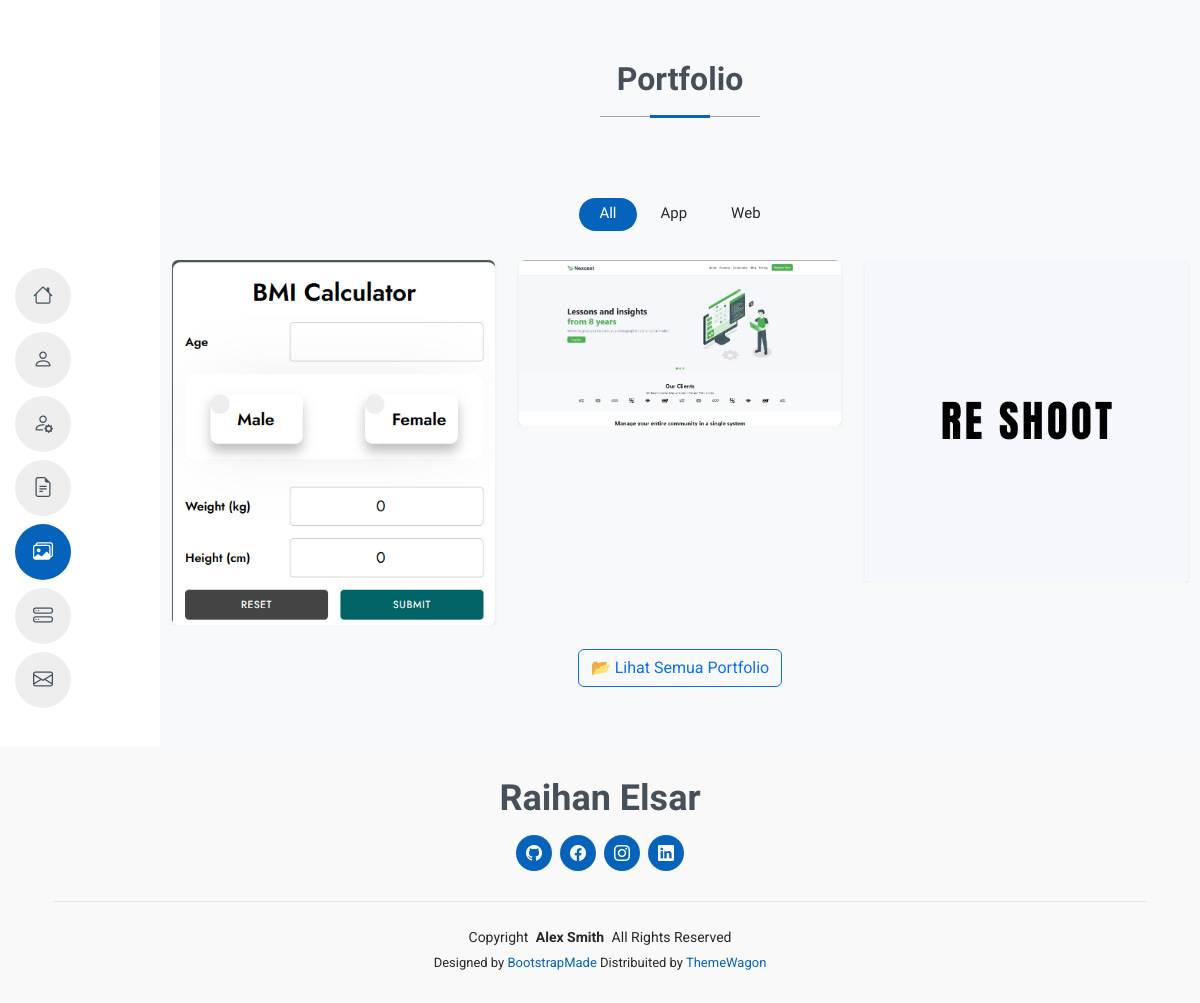
Before: /?page=portfolio with the older database file.
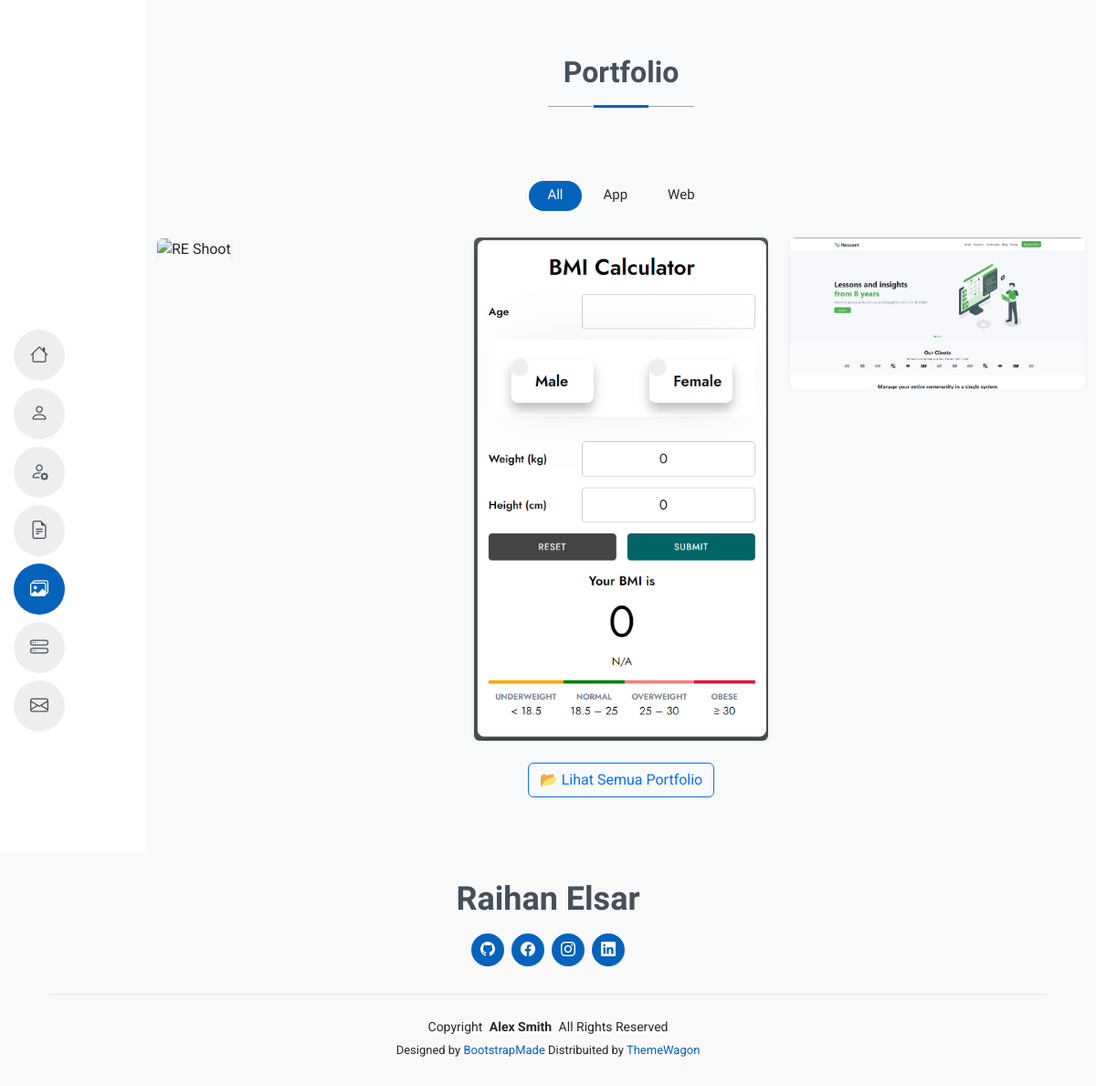
After: the same page with the newer database file.
### tables this page shows
CREATE TABLE `portfolio` (
  `id` int(11) NOT NULL,
  `title` varchar(255) NOT NULL,
  `category` enum('app','card','web') NOT NULL,
  `description` text NOT NULL,
  `image` varchar(255) DEFAULT NULL,
  `link` varchar(255) DEFAULT NULL,
  `tags` varchar(255) DEFAULT NULL,
  `created_at` timestamp NOT NULL DEFAULT current_timestamp(),
  `updated_at` timestamp NOT NULL DEFAULT current_timestamp() ON UPDATE current_timestamp()
);

### content/portfolio.php (the view, shortened to what this page needs)
<?php
$portfolioQ = mysqli_query($koneksi, "SELECT * FROM portfolio ORDER BY id DESC LIMIT 3");
$catQ = mysqli_query($koneksi, "SELECT DISTINCT category FROM portfolio ORDER BY category ASC");
$categories = [];
while ($c = mysqli_fetch_assoc($catQ)) {
  $categories[] = $c['category'];
}
function slugify($text)
{
  $text = strtolower(trim($text));
  $text = preg_replace('/[^a-z0-9]+/', '-', $text);
  return trim($text, '-');
}
?>
<link rel="stylesheet" href="https://cdn.jsdelivr.net/npm/@yaireo/tagify/dist/tagify.css">
<section id="portfolio" class="portfolio section bg-light">
  <div class="container section-title" data-aos="fade-up">
    <h2>Portfolio</h2>
  </div>
  <div class="container">
    <div class="isotope-layout" data-default-filter="*" data-layout="masonry" data-sort="original-order">
      <ul class="portfolio-filters isotope-filters mb-4" data-aos="fade-up" data-aos-delay="100">
        <li data-filter="*" class="filter-active">All</li>
        <?php foreach ($categories as $cat): ?>
          <?php $catSlug = slugify($cat); ?>
          <li data-filter=".filter-<?= $catSlug ?>">
            <?= ucfirst(htmlspecialchars($cat)) ?>
          </li>
        <?php endforeach; ?>
      </ul>
      <div class="row gy-4 isotope-container" data-aos="fade-up" data-aos-delay="200">
        <?php while ($p = mysqli_fetch_assoc($portfolioQ)): ?>
          <?php
          $catSlug = slugify($p['category']);
          $catClass = 'filter-' . $catSlug;
          $imgFile = !empty($p['image']) ? htmlspecialchars($p['image']) : 'no-image.png';
          ?>
          <div class="col-lg-4 col-md-6 portfolio-item isotope-item <?= $catClass; ?>">
            <img src="admin/uploads/<?= $imgFile ?>" class="img-fluid rounded shadow-sm"
              alt="<?= htmlspecialchars($p['title']) ?>">
          </div>
        <?php endwhile; ?>
      </div>
      <div class="text-center mt-4" data-aos="fade-up" data-aos-delay="300">
        <a href="?page=portfolio-detail" class="btn btn-outline-primary">
          📂 Lihat Semua Portfolio
        </a>
      </div>
    </div>
  </div>
</section>

### index.php (shortened to what this page needs)
<!DOCTYPE html>
<html lang="en">
<head>
  <link href="assets/vendor/bootstrap/css/bootstrap.min.css" rel="stylesheet">
  <link href="assets/vendor/bootstrap-icons/bootstrap-icons.css" rel="stylesheet">
  <link href="assets/vendor/aos/aos.css" rel="stylesheet">
  <link href="assets/vendor/glightbox/css/glightbox.min.css" rel="stylesheet">
  <link href="assets/vendor/swiper/swiper-bundle.min.css" rel="stylesheet">
  <link href="assets/css/main.css" rel="stylesheet">
</head>
<body class="index-page">
  <?php include 'inc/header.php' ?>
  <main class="main">
    <?php
    if (isset($_GET['page'])) {
      if (file_exists("content/" . $_GET['page'] . ".php")) {
        include 'content/' . $_GET['page'] . '.php';
      } else {
        include 'content/notfound.php';
      }
    } else {
      include 'content/home.php';
    }
    ?>
  </main>
  <?php include 'inc/footer.php' ?>
</body>
</html>

### inc/header.php (shortened to what this page needs)
<header id="header" class="header d-flex flex-column justify-content-center">
  <nav id="navmenu" class="navmenu">
    <ul>
      <?php
      $page = isset($_GET['page']) ? $_GET['page'] : 'home';
      $menus = [
        "home"      => ["icon" => "bi bi-house", "label" => "Home"],
        "about"     => ["icon" => "bi bi-person", "label" => "About"],
        "skills"     => ["icon" => "bi bi-person-gear", "label" => "Skills"],
        "resume"    => ["icon" => "bi bi-file-earmark-text", "label" => "Resume"],
        "portfolio" => ["icon" => "bi bi-images", "label" => "Portfolio"],
        "services"  => ["icon" => "bi bi-hdd-stack", "label" => "Services"],
        "contact"   => ["icon" => "bi bi-envelope", "label" => "Contact"],
      ];
      foreach ($menus as $key => $menu) {
          $active = ($page == $key) ? "active" : "";
          echo '
          <li>
            <a href="?page='.$key.'" class="'.$active.'">
              <i class="'.$menu['icon'].' navicon"></i>
              <span>'.$menu['label'].'</span>
            </a>
          </li>';
      }
      ?>
    </ul>
  </nav>
</header>

### inc/footer.php
<footer id="footer" class="footer position-relative light-background">
    <div class="container">
      <h3 class="sitename">Raihan Elsar</h3>
      <div class="social-links d-flex justify-content-center">
        <a href="https://github.com/raihanelsar"><i class="bi bi-github"></i></a>
        <a href=""><i class="bi bi-facebook"></i></a>
        <a href="https://www.instagram.com/r_elsarksm"><i class="bi bi-instagram"></i></a>
        <a href="https://linkedin.com/in/raihan-elsar-a315b9334"><i class="bi bi-linkedin"></i></a>
      </div>
      <div class="container">
        <div class="copyright">
          <span>Copyright</span> <strong class="px-1 sitename">Alex Smith</strong> <span>All Rights Reserved</span>
        </div>
        <div class="credits">
          Designed by <a href="https://bootstrapmade.com/">BootstrapMade</a> Distribuited by <a href="https://themewagon.com">ThemeWagon</a>
        </div>
      </div>
    </div>
  </footer>

### assets/css/main.css (style rules this page uses)
:root { --default-font: "Roboto", system-ui, -apple-system, "Segoe UI", Roboto, "Helvetica Neue", Arial, "Noto Sans", "Liberation Sans", sans-serif, "Apple Color Emoji", "Segoe UI Emoji", "Segoe UI Symbol", "Noto Color Emoji"; --heading-font: "Raleway", sans-serif; --nav-font: "Poppins", sans-serif; }
:root { --background-color: #ffffff; --default-color: #272829; --heading-color: #45505b; --accent-color: #0563bb; --surface-color: #ffffff; --contrast-color: #ffffff; }
:root { --nav-color: #45505b; --nav-hover-color: #0563bb; --nav-mobile-background-color: #ffffff; --nav-dropdown-background-color: #ffffff; --nav-dropdown-color: #212529; --nav-dropdown-hover-color: #0563bb; }
.light-background { --background-color: #f9f9f9; --surface-color: #ffffff; }
:root { scroll-behavior: smooth; }
body { color: var(--default-color); background-color: var(--background-color); font-family: var(--default-font); }
a { color: var(--accent-color); text-decoration: none; transition: 0.3s; }
h1, h2, h3, h4, h5, h6 { color: var(--heading-color); font-family: var(--heading-font); }
.header { color: var(--default-color); position: fixed; top: 0; left: 0; bottom: 0; padding: 0 15px; transition: all ease-in-out 0.3s; overflow-y: auto; z-index: 997; min-width: 200px; }
@media (min-width: 1200px) and (max-width: 1600px) { .header ~ main { margin-left: 160px; } }
.navmenu { padding: 0; z-index: 9997; }
.navmenu ul { list-style: none; padding: 0 0 20px 0; margin: 0; width: 140px; }
.navmenu a, .navmenu a:focus { color: var(--nav-color); font-family: var(--nav-font); display: flex; align-items: center; padding: 10px 18px; margin-bottom: 8px; font-size: 15px; border-radius: 50px; background: color-mix(in srgb, var(--default-color), transparent 92%); height: 56px; width: 100%; overflow: hidden; transition: 0.3s; }
.navmenu a i, .navmenu a:focus i { font-size: 20px; }
@media (min-width: 992px) { .navmenu a, .navmenu a:focus { max-width: 56px; } }
.navmenu a:hover, .navmenu .active, .navmenu .active:focus, .navmenu li:hover > a { color: var(--contrast-color); background: var(--nav-hover-color); }
.footer { color: var(--default-color); background-color: var(--background-color); font-size: 14px; text-align: center; padding: 30px 0; position: relative; }
.footer h3 { font-size: 36px; font-weight: 700; position: relative; padding: 0; margin: 0 0 15px 0; }
.footer .social-links { margin: 0 0 30px 0; }
.footer .social-links a { font-size: 16px; display: flex; align-items: center; justify-content: center; background: var(--accent-color); color: var(--contrast-color); line-height: 1; margin: 0 4px; border-radius: 50%; text-align: center; width: 36px; height: 36px; transition: 0.3s; }
.footer .copyright { padding-top: 25px; border-top: 1px solid color-mix(in srgb, var(--default-color), transparent 90%); }
.footer .credits { font-size: 13px; padding-top: 5px; }
section, .section { color: var(--default-color); background-color: var(--background-color); padding: 60px 0; overflow: clip; }
.section-title { text-align: center; padding-bottom: 60px; position: relative; }
.section-title h2 { font-size: 32px; font-weight: 700; margin-bottom: 20px; padding-bottom: 20px; position: relative; }
.section-title h2:before { content: ""; position: absolute; display: block; width: 160px; height: 1px; background: color-mix(in srgb, var(--default-color), transparent 60%); left: 0; right: 0; bottom: 1px; margin: auto; }
.section-title h2::after { content: ""; position: absolute; display: block; width: 60px; height: 3px; background: var(--accent-color); left: 0; right: 0; bottom: 0; margin: auto; }
.portfolio .portfolio-filters { padding: 0; margin: 0 auto 20px auto; list-style: none; text-align: center; }
.portfolio .portfolio-filters li { cursor: pointer; display: inline-block; padding: 8px 20px 10px 20px; margin: 0; font-size: 15px; font-weight: 500; line-height: 1; margin-bottom: 5px; border-radius: 50px; transition: all 0.3s ease-in-out; font-family: var(--heading-font); }
.portfolio .portfolio-filters li:hover, .portfolio .portfolio-filters li.filter-active { color: var(--contrast-color); background-color: var(--accent-color); }
.portfolio .portfolio-filters li:first-child { margin-left: 0; }
.portfolio .portfolio-filters li:last-child { margin-right: 0; }
.portfolio .portfolio-item { position: relative; overflow: hidden; }

Changed rows visible on the page:
no longer on this page (row edited): portfolio: image (picture)
changed portfolio (number 1 of 2 on the later page): image: a different picture
changed portfolio (number 2 of 2 on the later page): image: a different picture
